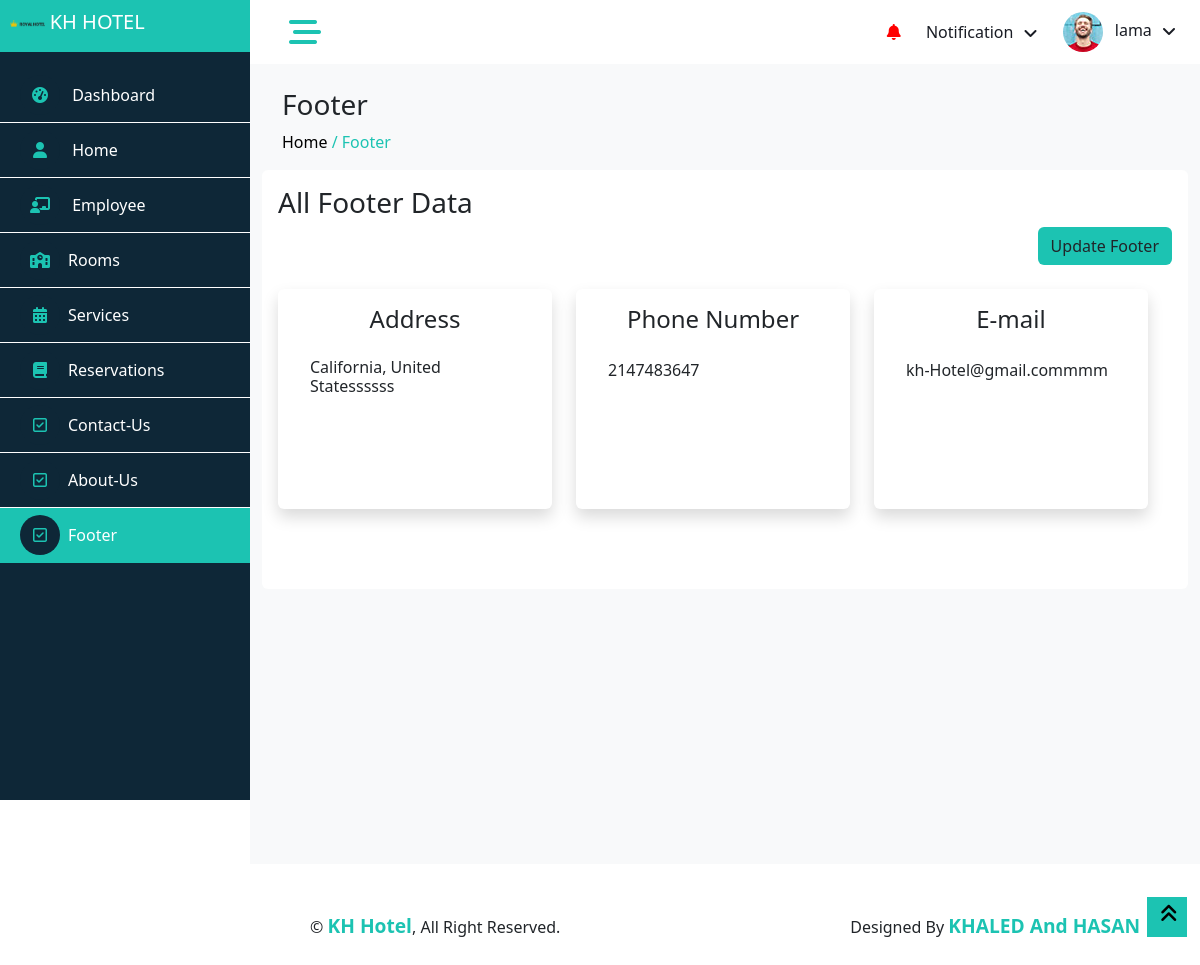
Page /footer.php (signed in) on the committed database.
### tables this page shows
CREATE TABLE `footer` (
  `footer_id` int(10) UNSIGNED NOT NULL,
  `address` varchar(255) NOT NULL,
  `email` varchar(255) NOT NULL,
  `phone_number` int(25) NOT NULL
);

### footer.php (the view, shortened to what this page needs)
<?php
include('connect.php');
require('common/header.php');
$sql = "SELECT * from footer";
$result = $conn->query($sql);
$footer = $result->fetch_assoc();
?>
<body>
    <div class="container-fluid position-relative bg-white d-flex p-0">
        <?php require('common/sidebar.php'); ?>
        <div class="content">
            <?php require('common/navbar.php'); ?>
            <div class="container-fluid pt-4 min-vh-100 bg-light">
                <div class="row ms-2">
                    <h3>Footer</h3>
                    <a href="index.php" style="color: black;">
                        <p>Home
                    </a> <span style="color: #1cc3b2;"> / <a href="footer.php" style="color:#1cc3b2">Footer</a></span></p>
                </div>
                <div class="card height-auto border-0">
                    <div class="card-body">
                        <div class="heading-layout1">
                            <div class="item-title">
                                <h3>All Footer Data</h3>
                            </div>
                        </div>
                        <div class="row">
                            <div class="col text-end">
                                <button type="button" class="btn  edit" data-id="<?php echo $footer['footer_id'] ?>" email="<?php echo $footer['email'] ?>" phoneNumber="<?php echo $footer['phone_number'] ?>" address="<?php echo $footer['address'] ?>" data-bs-toggle="modal" data-bs-target="#updateFooter1" style="background-color:#1cc3b2;text-align:right">
                                    Update Footer
                                </button>
                            </div>
                        </div>
                        <div class=" row mt-4">
                            <div class="row">
                                <div class="col-lg-4 col-sm-12 mb-3 ">
                                    <div class="shadow p-3 mb-5 bg-body rounded" style="min-height: 220px;">
                                        <h4 class="text-center mb-2">Address</h4>
                                        <div class="card-body">
                                            <h6> <?php echo $footer['address'] ?></h6>
                                        </div>
                                    </div>
                                </div>
                                <div class="col-lg-4 col-sm-12 mb-3">
                                    <div class="shadow p-3 mb-5 bg-body rounded" style="min-height: 220px;">
                                        <h4 class="text-center mb-2">Phone Number</h4>
                                        <div class="card-body">
                                            <?php echo $footer['phone_number'] ?>
                                        </div>
                                    </div>
                                </div>
                                <div class="col-lg-4 col-sm-12 mb-3">
                                    <div class="shadow p-3 mb-5 bg-body rounded" style="min-height: 220px;">
                                        <h4 class="text-center mb-2">E-mail</h4>
                                        <div class="card-body">
                                            <?php echo $footer['email'] ?>
                                        </div>
                                    </div>
                                </div>
                            </div>
                        </div>
                    </div>
                </div>
            </div>
            <div class="container-fluid">
                <?php require('common/footer.php'); ?>
            </div>
        </div>
        <a href="#" class="btn btn-lg  btn-lg-square back-to-top  bg-yellow" style="border-radius:0px"><i class="fa fa-angle-double-up" style="color: black;"></i></a>
    </div>
</body>
</html>

### css/style.css (style rules this page uses)
:root { --primary: blue; --light: #F3F6F9; --dark: #191C24; }
.back-to-top { position: fixed; display: none; right: 13px; bottom: 28px; z-index: 99; }
.btn { transition: .5s; }
.btn-lg-square { width: 40px; height: 40px; }
.btn-square, .btn-sm-square, .btn-lg-square { padding: 0; display: inline-flex; align-items: center; justify-content: center; font-weight: normal; border-radius: 0px; }
.content { margin-left: 250px; min-height: 100vh; background: #FFFFFF; transition: 0.5s; }
@media (min-width: 992px) { .content { width: calc(100% - 250px); } }
.bg-yellow { background-color: #1cc3b2 !important; }

### css/datatables.css (style rules this page uses)
:root { --dt-row-selected: 13, 110, 253; --dt-row-selected-text: 255, 255, 255; --dt-row-selected-link: 9, 10, 11; --dt-row-stripe: 0, 0, 0; --dt-row-hover: 0, 0, 0; --dt-column-ordering: 0, 0, 0; --dt-html-background: white }

### rows in the picture
footer: address "California, United Statessssss", phone_number "2147483647", email "kh-Hotel@gmail.commmm"

### other values in the picture
$_SESSION['firstName'] "lama"
